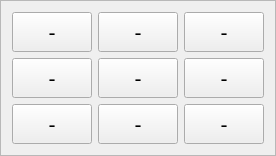
            <widget class="QFrame" name="topleftFrame">
             <property name="styleSheet">
              <string notr="true"/>
             </property>
             <property name="frameShape">
              <enum>QFrame::StyledPanel</enum>
             </property>
             <property name="frameShadow">
              <enum>QFrame::Raised</enum>
             </property>
             <layout class="QGridLayout" name="gridLayout_2">
              <item row="0" column="0">
               <widget class="QPushButton" name="button_0_0">
                <property name="sizePolicy">
                 <sizepolicy hsizetype="Minimum" vsizetype="Minimum">
                  <horstretch>0</horstretch>
                  <verstretch>0</verstretch>
                 </sizepolicy>
                </property>
                <property name="minimumSize">
                 <size>
                  <width>40</width>
                  <height>40</height>
                 </size>
                </property>
                <property name="font">
                 <font>
                  <pointsize>16</pointsize>
                 </font>
                </property>
                <property name="cursor">
                 <cursorShape>PointingHandCursor</cursorShape>
                </property>
                <property name="autoFillBackground">
                 <bool>false</bool>
                </property>
                <property name="styleSheet">
                 <string notr="true"/>
                </property>
                <property name="text">
                 <string>-</string>
                </property>
                <property name="autoDefault">
                 <bool>false</bool>
                </property>
                <property name="default">
                 <bool>false</bool>
                </property>
                <property name="flat">
                 <bool>false</bool>
                </property>
               </widget>
              </item>
              <item row="0" column="1">
               <widget class="QPushButton" name="button_0_1">
                <property name="sizePolicy">
                 <sizepolicy hsizetype="Minimum" vsizetype="Minimum">
                  <horstretch>0</horstretch>
                  <verstretch>0</verstretch>
                 </sizepolicy>
                </property>
                <property name="minimumSize">
                 <size>
                  <width>40</width>
                  <height>40</height>
                 </size>
                </property>
                <property name="font">
                 <font>
                  <pointsize>16</pointsize>
                 </font>
                </property>
                <property name="cursor">
                 <cursorShape>PointingHandCursor</cursorShape>
                </property>
                <property name="styleSheet">
                 <string notr="true"/>
                </property>
                <property name="text">
                 <string>-</string>
                </property>
               </widget>
              </item>
              <item row="0" column="2">
               <widget class="QPushButton" name="button_0_2">
                <property name="sizePolicy">
                 <sizepolicy hsizetype="Minimum" vsizetype="Minimum">
                  <horstretch>0</horstretch>
                  <verstretch>0</verstretch>
                 </sizepolicy>
                </property>
                <property name="minimumSize">
                 <size>
                  <width>40</width>
                  <height>40</height>
                 </size>
                </property>
                <property name="font">
                 <font>
                  <pointsize>16</pointsize>
                 </font>
                </property>
                <property name="cursor">
                 <cursorShape>PointingHandCursor</cursorShape>
                </property>
                <property name="styleSheet">
                 <string notr="true"/>
                </property>
                <property name="text">
                 <string>-</string>
                </property>
               </widget>
              </item>
              <item row="1" column="0">
               <widget class="QPushButton" name="button_1_0">
                <property name="sizePolicy">
                 <sizepolicy hsizetype="Minimum" vsizetype="Minimum">
                  <horstretch>0</horstretch>
                  <verstretch>0</verstretch>
                 </sizepolicy>
                </property>
                <property name="minimumSize">
                 <size>
                  <width>40</width>
                  <height>40</height>
                 </size>
                </property>
                <property name="font">
                 <font>
                  <pointsize>16</pointsize>
                 </font>
                </property>
                <property name="cursor">
                 <cursorShape>PointingHandCursor</cursorShape>
                </property>
                <property name="styleSheet">
                 <string notr="true"/>
                </property>
                <property name="text">
                 <string>-</string>
                </property>
               </widget>
              </item>
              <item row="1" column="1">
               <widget class="QPushButton" name="button_1_1">
                <property name="sizePolicy">
                 <sizepolicy hsizetype="Minimum" vsizetype="Minimum">
                  <horstretch>0</horstretch>
                  <verstretch>0</verstretch>
                 </sizepolicy>
                </property>
                <property name="minimumSize">
                 <size>
                  <width>40</width>
                  <height>40</height>
                 </size>
                </property>
                <property name="font">
                 <font>
                  <pointsize>16</pointsize>
                 </font>
                </property>
                <property name="cursor">
                 <cursorShape>PointingHandCursor</cursorShape>
                </property>
                <property name="styleSheet">
                 <string notr="true"/>
                </property>
                <property name="text">
                 <string>-</string>
                </property>
               </widget>
              </item>
              <item row="1" column="2">
               <widget class="QPushButton" name="button_1_2">
                <property name="sizePolicy">
                 <sizepolicy hsizetype="Minimum" vsizetype="Minimum">
                  <horstretch>0</horstretch>
                  <verstretch>0</verstretch>
                 </sizepolicy>
                </property>
                <property name="minimumSize">
                 <size>
                  <width>40</width>
                  <height>40</height>
                 </size>
                </property>
                <property name="font">
                 <font>
                  <pointsize>16</pointsize>
                 </font>
                </property>
                <property name="cursor">
                 <cursorShape>PointingHandCursor</cursorShape>
                </property>
                <property name="styleSheet">
                 <string notr="true"/>
                </property>
                <property name="text">
                 <string>-</string>
                </property>
               </widget>
              </item>
              <item row="2" column="0">
               <widget class="QPushButton" name="button_2_0">
                <property name="sizePolicy">
                 <sizepolicy hsizetype="Minimum" vsizetype="Minimum">
                  <horstretch>0</horstretch>
                  <verstretch>0</verstretch>
                 </sizepolicy>
                </property>
                <property name="minimumSize">
                 <size>
                  <width>40</width>
                  <height>40</height>
                 </size>
                </property>
                <property name="font">
                 <font>
                  <pointsize>16</pointsize>
                 </font>
                </property>
                <property name="cursor">
                 <cursorShape>PointingHandCursor</cursorShape>
                </property>
                <property name="styleSheet">
                 <string notr="true"/>
                </property>
                <property name="text">
                 <string>-</string>
                </property>
               </widget>
              </item>
              <item row="2" column="1">
               <widget class="QPushButton" name="button_2_1">
                <property name="sizePolicy">
                 <sizepolicy hsizetype="Minimum" vsizetype="Minimum">
                  <horstretch>0</horstretch>
                  <verstretch>0</verstretch>
                 </sizepolicy>
                </property>
                <property name="minimumSize">
                 <size>
                  <width>40</width>
                  <height>40</height>
                 </size>
                </property>
                <property name="font">
                 <font>
                  <pointsize>16</pointsize>
                 </font>
                </property>
                <property name="cursor">
                 <cursorShape>PointingHandCursor</cursorShape>
                </property>
                <property name="styleSheet">
                 <string notr="true"/>
                </property>
                <property name="text">
                 <string>-</string>
                </property>
               </widget>
              </item>
              <item row="2" column="2">
               <widget class="QPushButton" name="button_2_2">
                <property name="sizePolicy">
                 <sizepolicy hsizetype="Minimum" vsizetype="Minimum">
                  <horstretch>0</horstretch>
                  <verstretch>0</verstretch>
                 </sizepolicy>
                </property>
                <property name="minimumSize">
                 <size>
                  <width>40</width>
                  <height>40</height>
                 </size>
                </property>
                <property name="font">
                 <font>
                  <pointsize>16</pointsize>
                 </font>
                </property>
                <property name="cursor">
                 <cursorShape>PointingHandCursor</cursorShape>
                </property>
                <property name="styleSheet">
                 <string notr="true"/>
                </property>
                <property name="text">
                 <string>-</string>
                </property>
               </widget>
              </item>
             </layout>
            </widget>
